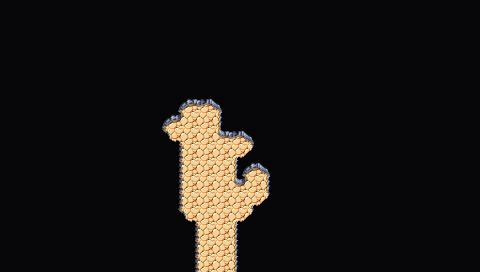

This game map was drawn from its Tiled (.tmx) file and the tilesets committed beside it. A one-line description and the trimmed map source follow:
An orthogonal 30x17 tile map with 16x16 px tiles, 4 tile layers (Background, Ground, Foreground, AboveSprites), 2 tilesets and 4 objects.

<map version="1.10" tiledversion="1.11.2" orientation="orthogonal" renderorder="right-down" width="30" height="17" tilewidth="16" tileheight="16" infinite="0" nextlayerid="6" nextobjectid="56">
 <editorsettings>
  <export target="wastetown..tmx" format="tmx" />
 </editorsettings>
 <properties>
  <property name="dungeonEffect" value="{&quot;startBattleWithCard&quot;: [ &quot;Mimic Vat&quot; ]}" />
 </properties>
 <tileset firstgid="1" source="../../../../common/maps/tileset/main.tsx" />
 <tileset firstgid="10113" source="../../../../common/maps/tileset/buildings.tsx" />
 <layer id="1" name="Background" width="30" height="17">
  <data>[510 cells, 510 non-empty, 1 distinct tile ids]</data>
 </layer>
 <layer id="2" name="Ground" width="30" height="17">
  <data>[510 cells, 497 non-empty, 15 distinct tile ids]</data>
 </layer>
 <layer id="3" name="Foreground" width="30" height="17">
  <properties>
   <property name="spriteLayer" type="bool" value="true" />
  </properties>
  <data>[510 cells, 2 non-empty, 1 distinct tile ids]</data>
 </layer>
 <layer id="5" name="AboveSprites" width="30" height="17">
  <data>[510 cells, 0 non-empty, 0 distinct tile ids]</data>
 </layer>
 <objectgroup id="4" name="Objects">
  <object id="38" template="../../../../common/maps/obj/entry_up.tx" x="192" y="282" width="48" height="16">
   <properties>
    <property name="teleport" value="" />
   </properties>
  </object>
  <object id="53" template="../../../../common/maps/obj/enemy.tx" x="210" y="161">
   <properties>
    <property name="enemy" value="Mimic" />
   </properties>
  </object>
  <object id="54" template="../../../../common/maps/obj/dialog.tx" x="175" y="239.25" width="80" height="15.5" visible="1">
   <properties>
    <property name="dialog">[
{
   "text": "A small cave reveals itself, two seemingly undefended treasure chests the only thing to be seen. You're obviously suspicious but... you feel like there is real treasure here...",
   "options": [{
      "name": "(Continue)", "action": [{"deleteMapObject":-1}]}]
}
]</property>
   </properties>
  </object>
  <object id="55" template="../../obj/treasure.tx" x="185" y="161">
   <properties>
    <property name="reward"> [
     {
        "type": "randomCard",
        "count": 2,
        "addMaxCount": 4,
        "rarity": [ "Rare", "Mythic Rare" ]
}
]
</property>
   </properties>
  </object>
 </objectgroup>
</map>
